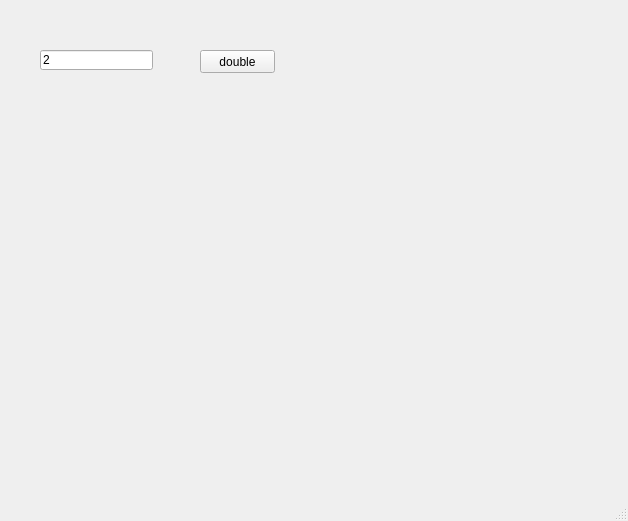
<?xml version="1.0" encoding="UTF-8"?>
<ui version="4.0">
 <class>MainWindow</class>
 <widget class="QMainWindow" name="MainWindow">
  <property name="geometry">
   <rect>
    <x>0</x>
    <y>0</y>
    <width>628</width>
    <height>521</height>
   </rect>
  </property>
  <property name="windowTitle">
   <string>MainWindow</string>
  </property>
  <widget class="QWidget" name="centralwidget">
   <widget class="QLineEdit" name="le">
    <property name="geometry">
     <rect>
      <x>40</x>
      <y>50</y>
      <width>113</width>
      <height>20</height>
     </rect>
    </property>
    <property name="text">
     <string>2</string>
    </property>
   </widget>
   <widget class="QPushButton" name="pb">
    <property name="geometry">
     <rect>
      <x>200</x>
      <y>50</y>
      <width>75</width>
      <height>23</height>
     </rect>
    </property>
    <property name="text">
     <string>double</string>
    </property>
   </widget>
  </widget>
  <widget class="QMenuBar" name="menubar">
   <property name="geometry">
    <rect>
     <x>0</x>
     <y>0</y>
     <width>628</width>
     <height>21</height>
    </rect>
   </property>
  </widget>
  <widget class="QStatusBar" name="statusbar"/>
 </widget>
 <resources/>
 <connections/>
</ui>
